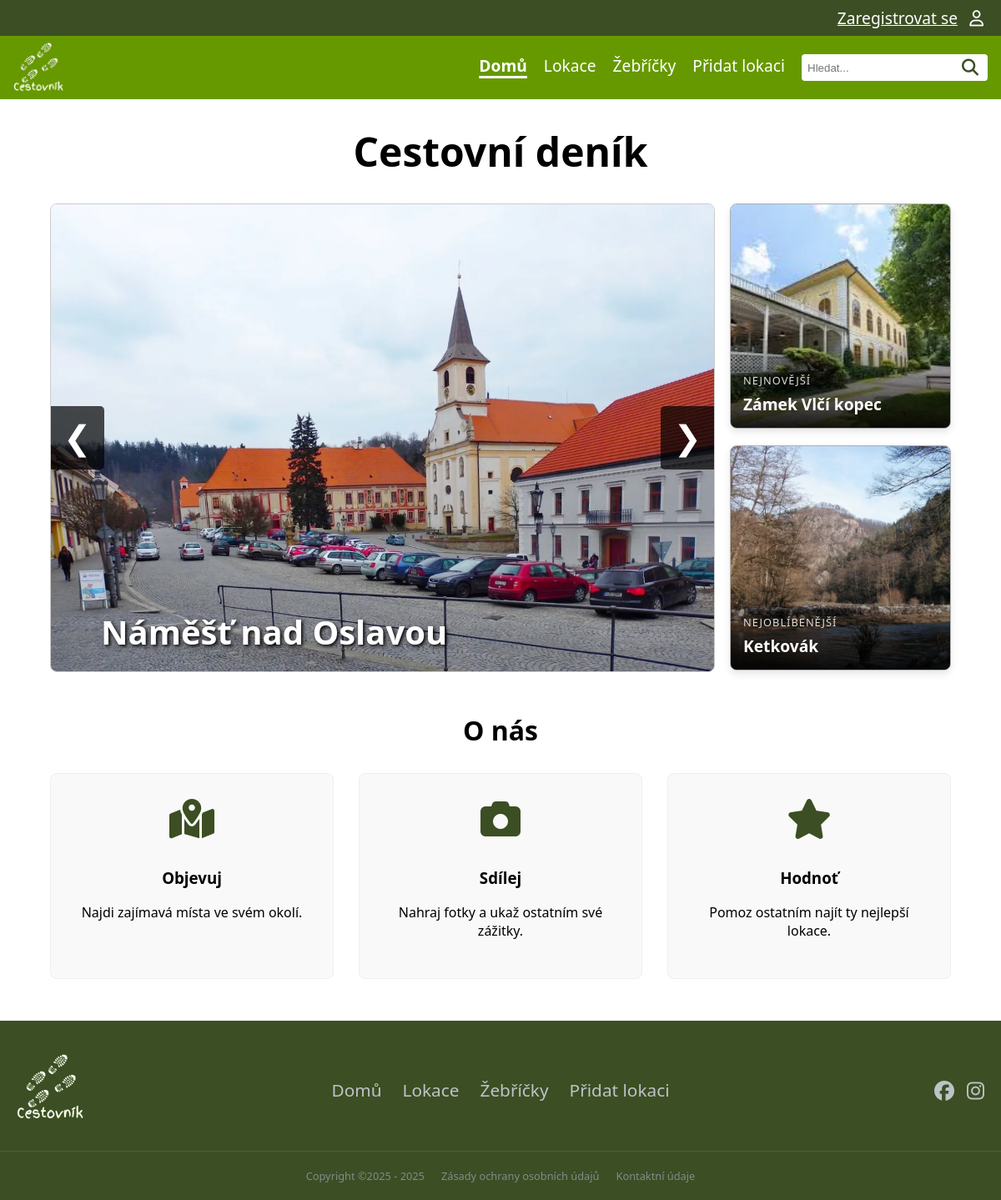
The page / on the database its author committed.
### tables this page shows
CREATE TABLE "photo"
(
    id          INTEGER
        primary key autoincrement,
    name        VARCHAR not null,
    alt_text    VARCHAR,
    url         VARCHAR not null,
    id_location INTEGER not null
        references location
            on delete cascade
);

CREATE TABLE "location"
(
    id                  INTEGER
        primary key autoincrement,
    name                VARCHAR                   not null,
    description         VARCHAR,
    date_location_added TEXT default current_date not null,
    id_user             INTEGER                   not null
        constraint location_user_id_fk
            references user
            on delete cascade,
    id_status           INTEGER                   not null
        constraint location_location_status_id_fk
            references location_status
);

### pages/home.py (the view)
@router.get("/", response_class=HTMLResponse)
async def landing_page(request: Request,svc: LocationService = Depends(locations_service)):
    random_locations = svc.get_five_random_locations()
    favorite_location = svc.get_most_favorite_location()
    newest_location = svc.get_newest_location()
    tpl = request.app.state.templates
    return tpl.TemplateResponse(
        "home.html",
        {
            "request": request,
            "title": "Cestovní deník",
            "random_locations": random_locations,
            "favorite_location": favorite_location,
            "newest_location": newest_location
        }
    )

### templates/home.html (shortened to what this page needs)
{% extends "base.html" %}
{% block head %}
    <link rel="stylesheet" href="{{ url_for('static', path='css/slider-home-page.css') }}">
    <link rel="stylesheet" href="{{ url_for('static', path='css/home-page-layout.css') }}">
{% endblock %}
{% block content %}
    <div class="landing-wrapper">
        <h1 class="main-title">Cestovní deník</h1>
        <div class="home-grid">
            <div class="location-slider">
                <div class="simple-slider">
                    {% for loc in random_locations %}
                        <div class="slide {% if loop.first %}active{% endif %}">
                            {% if loc['photo'] %}
                                <img src="/{{ loc['photo']['url'] }}" alt="{{ loc['name'] }}">
                            {% else %}
                                <img src="{{ url_for('static', path='img/web/noImage.webp') }}" alt="Bez fotky">
                            {% endif %}
                            <div class="slide-caption">
                                <a href="{{ url_for('location_detail', location_id=loc['id']) }}">
                                    <h2>{{ loc['name'] }}</h2>
                                </a>
                            </div>
                        </div>
                    {% endfor %}
                    <button type="button" class="slider-btn prev" onclick="changeSlide(-1)">❮</button>
                    <button type="button" class="slider-btn next" onclick="changeSlide(1)">❯</button>
                </div>
            </div>
            <div class="side-panel">
                <div class="side-box">
                    {% if newest_location %}
                        {% if newest_location['photo'] %}
                            <img src="/{{ newest_location['photo']['url'] }}" alt="Nejnovější">
                        {% else %}
                            <img src="{{ url_for('static', path='img/web/noImage.webp') }}" alt="Bez fotky">
                        {% endif %}
                        <div class="side-caption">
                            <span class="badge">Nejnovější</span>
                            <a href="{{ url_for('location_detail', location_id=newest_location['id']) }}">
                                <h3>{{ newest_location['name'] }}</h3>
                            </a>
                        </div>
                    {% endif %}
                </div>
                <div class="side-box">
                    {% if favorite_location %}
                        {% if favorite_location['photo'] %}
                            <img src="/{{ favorite_location['photo']['url'] }}" alt="Nejoblíbenější">
                        {% else %}
                            <img src="{{ url_for('static', path='img/web/noImage.webp') }}" alt="Bez fotky">
                        {% endif %}
                        <div class="side-caption">
                            <span class="badge">Nejoblíbenější</span>
                            <a href="{{ url_for('location_detail', location_id=favorite_location['id']) }}">
                                <h3>{{ favorite_location['name'] }}</h3>
                            </a>
                        </div>
                    {% endif %}
                </div>
            </div>
        </div>
        <h2 class="section-title">O nás</h2>
        <div class="about-grid">
            <div class="about-card">
                <i class="fa-solid fa-map-location-dot"></i>
                <h3>Objevuj</h3>
                <p>Najdi zajímavá místa ve svém okolí.</p>
            </div>
            <div class="about-card">
                <i class="fa-solid fa-camera"></i>
                <h3>Sdílej</h3>
                <p>Nahraj fotky a ukaž ostatním své zážitky.</p>
            </div>
            <div class="about-card">
                <i class="fa-solid fa-star"></i>
                <h3>Hodnoť</h3>
                <p>Pomoz ostatním najít ty nejlepší lokace.</p>
            </div>
        </div>
    </div>
{% endblock %}

### static/css/style.css (style rules this page uses)
:root { font-family: system-ui, -apple-system, Segoe UI, Roboto, sans-serif; --background-color: white; --text-color: black; --light-green-color: #669900; --dark-green-color: #3c4e23; --white-text-color: white; --neutral-gray-color: #afafaf; --shadow-gray-color: #c8c8c8; --star-gold-color: #ffc107; --google-red-color:#DB4437; font-size: 16px; }
html, body { margin:0; padding: 0; background: var(--background-color); }
body { display: flex; flex-direction: column; min-height: 100vh; }
h1 { font-size: 3em; text-align: center; }
button { cursor: pointer; }

### static/css/slider-home-page.css (style rules this page uses)
.simple-slider { position: relative; width: 100%; height: 100%; }
.slide { width: 100%; height: 100%; display: none !important; }
.slide.active { display: block !important; animation: fade 0.5s; }
.slide img { width: 100%; height: 100%; object-fit: cover; display: block; }
.slide-caption { position: absolute; bottom: 0; left: 0; width: 100%; padding: 40px 60px 20px 60px; box-sizing: border-box; z-index: 20; }
.slide-caption h2 { margin: 0; color: white; font-size: 2.5rem; font-weight: bold; text-shadow: 2px 2px 4px rgba(0, 0, 0, 1); }
.slide-caption a { text-decoration: none; }
.slider-btn { position: absolute; top: 50%; transform: translateY(-50%); z-index: 999; cursor: pointer; background: rgba(0, 0, 0, 0.7); color: white; border: none; padding: 15px; font-size: 2.5rem; }
.prev { left: 0; border-radius: 0 5px 5px 0; }
.next { right: 0; border-radius: 5px 0 0 5px; }

### static/css/home-page-layout.css (style rules this page uses)
.landing-wrapper { max-width: 1400px; width: 90%; margin: 0 auto; padding-bottom: 50px; }
.main-title { text-align: center; margin: 30px 0; }
.home-grid { display: grid; grid-template-columns: 3fr 1fr; gap: 20px; height: 70vh; }
.location-slider { width: 100%; height: 100%; border-radius: 8px; overflow: hidden; position: relative; border: 1px solid #ccc; }
.side-panel { display: flex; flex-direction: column; gap: 20px; height: 100%; }
.side-box { flex: 1; position: relative; border-radius: 8px; overflow: hidden; box-shadow: 0 4px 10px rgba(0,0,0,0.1); border: 1px solid var(--neutral-gray-color); }
.side-box img { width: 100%; height: 100%; object-fit: cover; transition: transform 0.3s; }
.side-caption { position: absolute; bottom: 0; left: 0; width: 100%; background: linear-gradient(to top, rgba(0,0,0,0.9), transparent); padding: 40px 15px 15px 15px; box-sizing: border-box; pointer-events: none; }
.side-caption a { pointer-events: auto; text-decoration: none; color: white; }
.side-caption h3 { margin: 5px 0 0 0; font-size: 1.2rem; }
.side-caption .badge { color: #ddd; font-size: 0.8rem; text-transform: uppercase; letter-spacing: 1px; }
.section-title { text-align: center; font-size: 2rem; margin: 50px 0 30px 0; }
.about-grid { display: grid; grid-template-columns: repeat(3, 1fr); gap: 30px; }
.about-card { background: #f9f9f9; padding: 30px; border-radius: 8px; text-align: center; border: 1px solid #eee; transition: transform 0.2s; }
.fa-map-location-dot, .fa-camera, .fa-star { color: var(--dark-green-color); }
.about-card i { font-size: 3rem; margin-bottom: 15px; }

### rows shown on the page
photo: photo (picture), name "Náměšť nad Oslavou"
photo: photo (picture)
location: name "Zámek Vlčí kopec"
photo: photo (picture)
location: name "Ketkovák"
